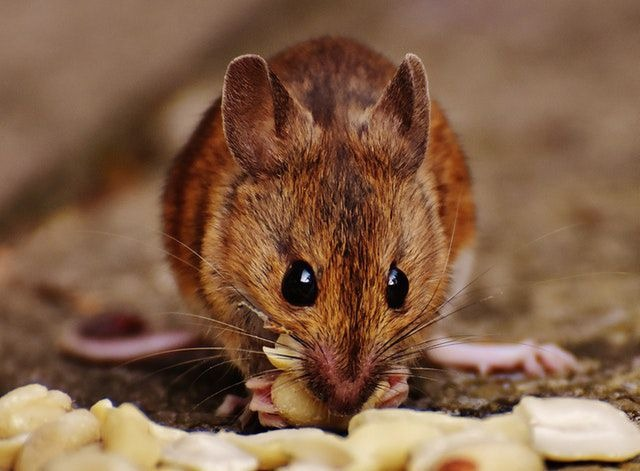
#> input picture industrial vison/images/industrial.jpg, 640 x 471 px
$ python 01_image_representation.py
#> lines starting #> are read from the running program, lines starting #| are printed output that depends on the picture; after the words box and inside, x2 and y2 are one past the last pixel; in counts of white or black regions, pixels touching at a corner belong together
import cv2
import matplotlib.pyplot as plt

# Read image
image = cv2.imread(r"images/industrial.jpg")
#> image is the input picture: shape (471, 640, 3); mean B, G, R 71.2, 96.1, 130.6

if image is None:
    raise FileNotFoundError("Image not found.")

# Convert BGR to RGB
rgb = cv2.cvtColor(image, cv2.COLOR_BGR2RGB)

# Convert to grayscale
gray = cv2.cvtColor(image, cv2.COLOR_BGR2GRAY)
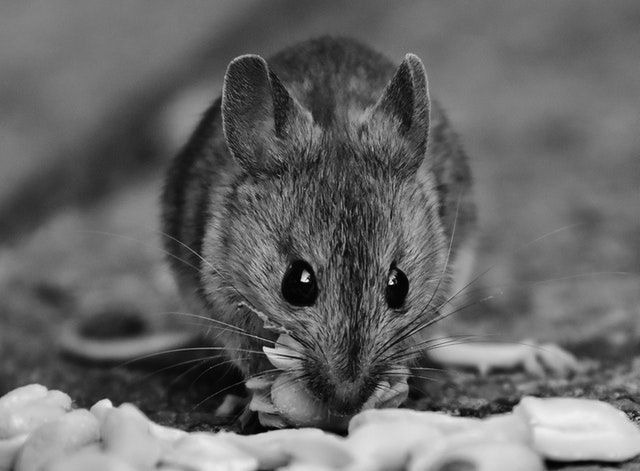
#> gray: shape (471, 640); min 0, max 253, mean 103.6

# Convert grayscale to binary
_, binary = cv2.threshold(gray, 127, 255, cv2.THRESH_BINARY)
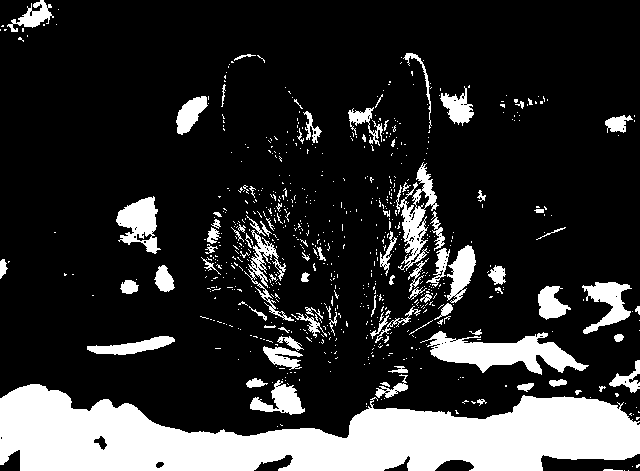
#> binary: shape (471, 640); 19.1% white; 734 white regions (644 under 20 px), largest, box (x1, y1, x2, y2) and area: (0, 384, 640, 471) 34737, (420, 331, 589, 375) 3468, (396, 162, 439, 271) 1593

# Display
plt.figure(figsize=(12, 4))

plt.subplot(1, 3, 1)
plt.imshow(rgb)
plt.title("RGB")
plt.axis("off")

plt.subplot(1, 3, 2)
plt.imshow(gray, cmap="gray")
plt.title("Grayscale")
plt.axis("off")

plt.subplot(1, 3, 3)
plt.imshow(binary, cmap="gray")
plt.title("Binary")
plt.axis("off")

plt.tight_layout()
plt.show()
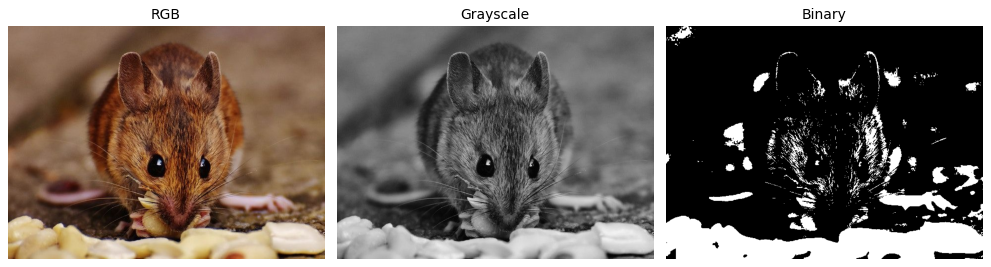
#> figure drawn by matplotlib, 3 panels

# Properties
print("----- RGB IMAGE -----")
print("Shape:", rgb.shape)
#| Shape: (471, 640, 3)
print("Dimensions:", rgb.shape[:2])
#| Dimensions: (471, 640)
print("Channels:", rgb.shape[2])
#| Channels: 3
print("Pixel value:", rgb[100, 100])
#| Pixel value: [134 103  82]

print("\n----- GRAYSCALE IMAGE -----")
print("Shape:", gray.shape)
#| Shape: (471, 640)
print("Dimensions:", gray.shape)
#| Dimensions: (471, 640)
print("Channels: 1")
print("Pixel value:", gray[100, 100])
#| Pixel value: 110

print("\n----- BINARY IMAGE -----")
print("Shape:", binary.shape)
#| Shape: (471, 640)
print("Dimensions:", binary.shape)
#| Dimensions: (471, 640)
print("Channels: 1")
print("Unique values:", set(binary.flatten()))
#| Unique values: {0, 255}
